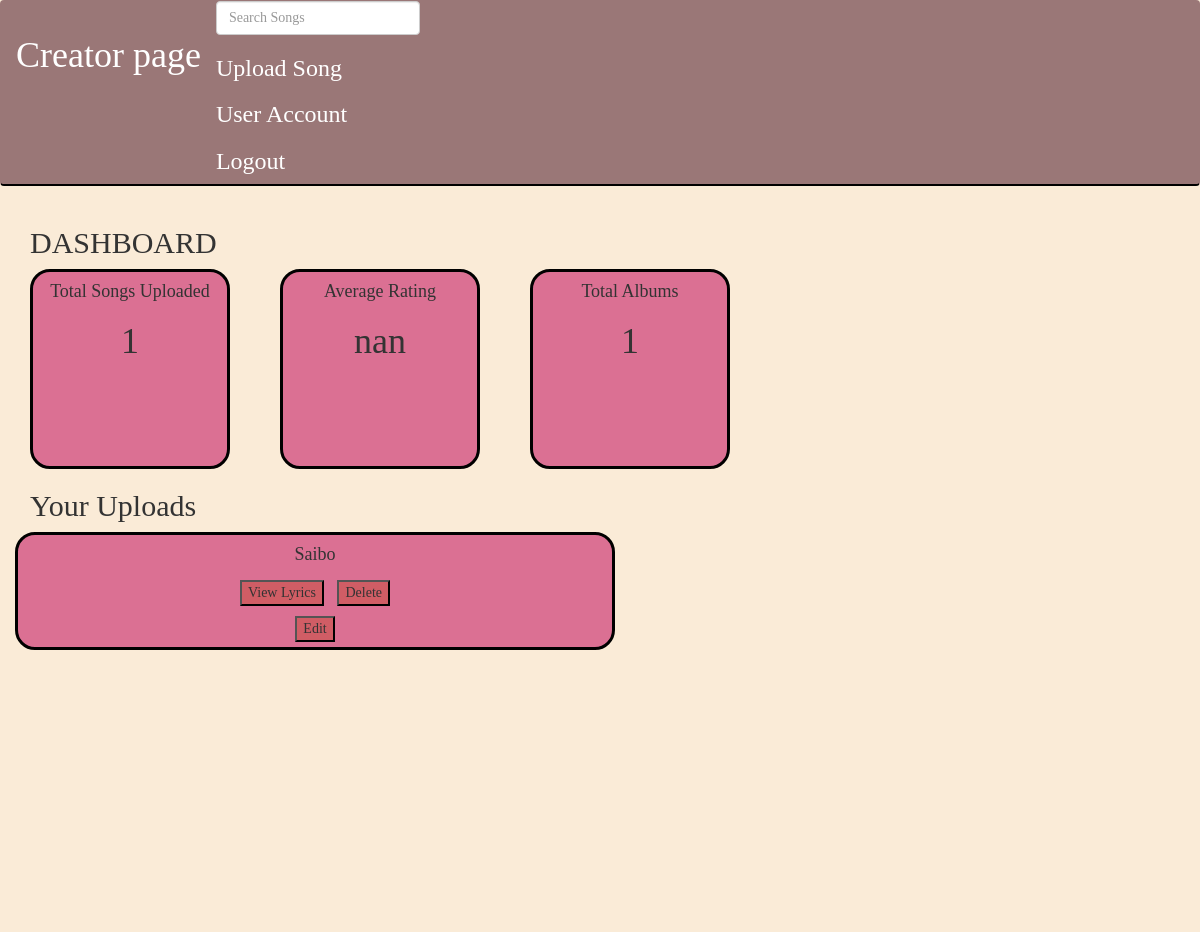
The app's page /crt_reg/2 with its own data.
### application/models.py (models this page shows)
class User(db.Model):
    __tablename__ = 'user'
    user_id = db.Column(db.Integer, primary_key=True)
    username = db.Column(db.String, nullable=False, unique=True)
    passw = db.Column(db.String, nullable=False)
    user_type = db.Column(db.String, nullable=False)
    email_id = db.Column(db.String, nullable=False, unique=True)

class Song(db.Model):
    __tablename__ = 'song'
    song_id = db.Column(db.Integer, primary_key=True)
    name = db.Column(db.String, nullable=False)
    lyrics = db.Column(db.String, nullable=False)
    genre = db.Column(db.String, nullable=False)
    date_cr = db.Column(db.String, nullable=False)
    singer = db.Column(db.String,nullable=False)
    rateR = db.relationship("Rating",backref="Rating.song_id")
    albR = db.relationship("Album",backref="Album.song_id")

### application/controllers.py (the view, shortened to what this page needs)
@app.route("/crt_reg/<int:uid>",methods=["GET","POST"])
def registor_crt(uid):
    if request.method == "GET":
        user = User.query.filter_by(user_id=uid).first()
        if user.user_type == "USER":
            return render_template("creator_reg.html",uid=uid)
        else:
            u = User.query.filter_by(user_id=uid).first()
            singer = u.username
            sids = Song.query.filter_by(singer=singer).with_entities(Song.song_id).all()
            rate=[]
            for (i,) in sids:
                for (j,) in Rating.query.filter_by(song_id=i).with_entities(Rating.rate).all():
                    rate.append(j)
            avg_rt = round(average(rate),1)
            total_album= Song.query.join(Song.albR).filter(Song.singer==singer).with_entities(Album.aname).count()
            return render_template("creator_dash.html",uid=uid,sg=sg,alb=alb,rt=rt,singer=singer,avg_rt=avg_rt,ta=total_album)

### templates/creator_dash.html (shortened to what this page needs)
<!DOCTYPE html>
<html>
    <head>
        <link href="https://maxcdn.bootstrapcdn.com/bootstrap/3.3.6/css/bootstrap.min.css" rel="stylesheet" />
        <link rel="stylesheet" href="{{ url_for('static',filename='css/basic.css')}}">
    </head>
    <body>
        <nav class="navbar navbar-expand-lg navbar-light bg-light">
            <span class="navbar-text"><h1>Creator page</h1></span>
            <div class="navbar-nav" >
                <form class="form-inline d-flex justify-content-center md-form form-sm mt-0" action="/search">
                    <input class="form-control form-control-sm ml-3 w-75" type="text" name="q" placeholder="Search Songs">
                </form>
                <a class="nav-item nav-link" href="/upload_song/{{uid}}"><h3>Upload Song</h3></a>
                <a class="nav-item nav-link" href="/login/{{uid}}/user_page"><h3>User Account</h3></a>
                <a class="nav-item nav-link" href="/logout"><h3>Logout</h3></a>
            </div>
        </nav>
        <div class="container">
            <h2>DASHBOARD</h2>
            <div class="rw">
                <div class="card cd-dash">
                <div class="card-body">
                    <h4 class="card-title">Total Songs Uploaded</h4>
                    <p class="card-text"><h1> {{sg.query.filter_by(singer=singer).count()}}</h1></p>
                </div>
                </div>
                <div class="card cd-dash">
                <div class="card-body">
                    <h4 class="card-title">Average Rating</h4>
                    <p class="card-text"><h1> {{avg_rt}}</h1></p>
                </div>
                </div>
                <div class="card cd-dash">
                <div class="card-body">
                    <h4 class="card-title">Total Albums</h4>
                    <p class="card-text"><h1> {{ta}} </h1></p>
                </div>
                </div>
            </div>
            <h2>Your Uploads</h2>
            <div class="row">
                {% for song in sg.query.filter_by(singer=singer).all() %}
                <div class="card cd-up">
                <div class="card-body">
                    <h4 class="card-title">{{song.name}}</h4>
                    <form method="post">
                        <button type="submit" name="sid" value="{{song.song_id}}" formaction="/show_lyrics">View Lyrics</button>
                        <button type="submit" name="sid" value="{{song.song_id}}" formaction="/del_song/{{uid}}" >Delete</button>
                    </form>
                    <form>
                        <button type="submit" formaction="/edit_song/{{song.song_id}}">Edit</button>
                    </form>
                </div>
                </div>
                {% endfor %}
            </div>
        </div>
    </body>
</html>

### static/css/basic.css (style rules this page uses)
body { background-color: rgb(250,235,215); font-family: cursive; }
.bg-light { color: white; background-color: rgb(154, 119, 119); border-bottom: 2px solid black; }
.nav-link { color: white; text-decoration: none; }
button { background-color: rgb(208, 93, 101); margin: 5px; }
.cd-dash { width: 20rem; height: 20rem; background-color:palevioletred; border: 3px solid black; border-radius: 2rem; text-align: center; }
.cd-up { background-color:palevioletred; border: 3px solid black; border-radius: 2rem; width: 60rem; text-align: center; }

### templates/creator_dash.html (style rules this page uses)
.rw { display: grid; grid-auto-columns:25rem;grid-auto-flow:column dense ; }
.row { overflow-y:scroll ;white-space:wrap; height: 40rem; }

### records on screen
User: query.filter_by "1"
Song: name "Saibo", {{ song.song_id }} 9 (drawn)

### other values on screen
{{ avg_rt }} "nan"
{{ ta }} "1"
